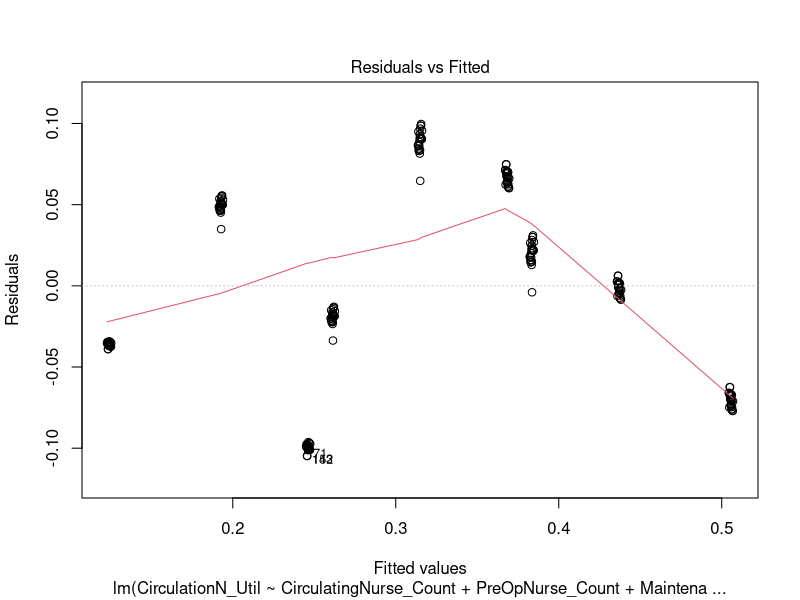
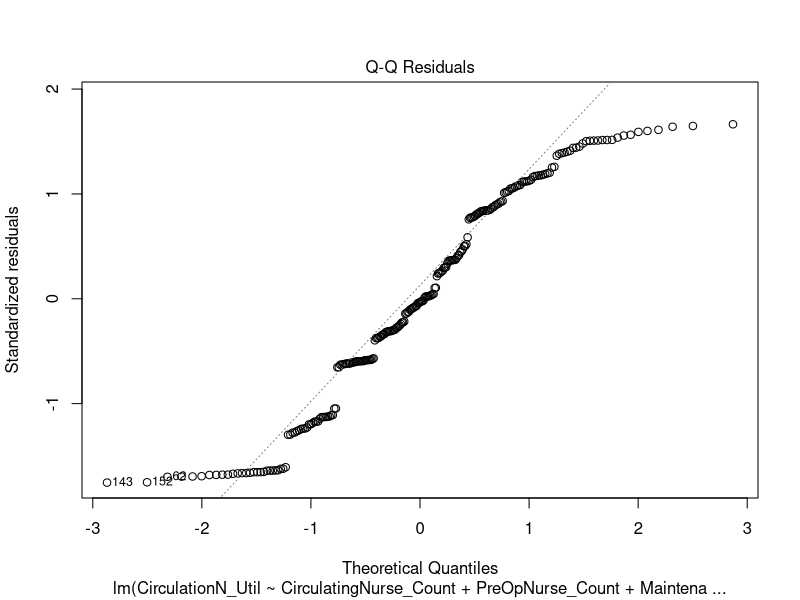
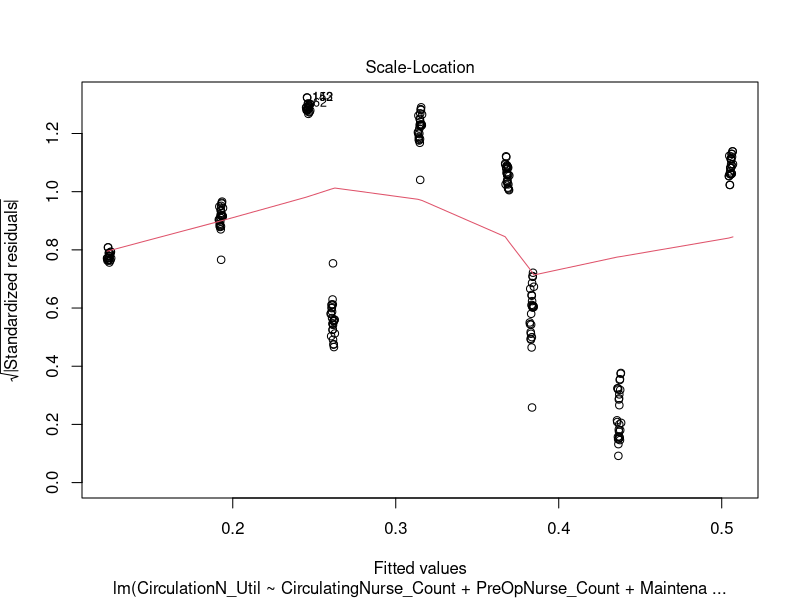
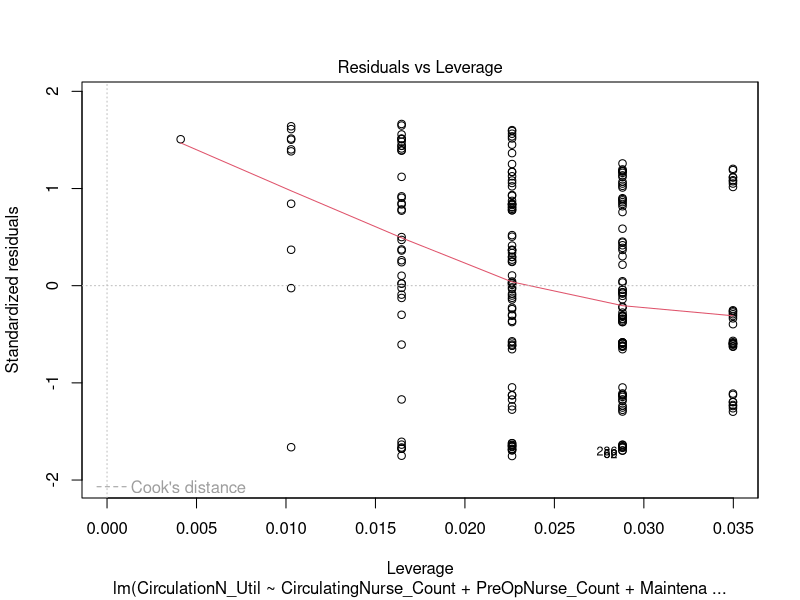
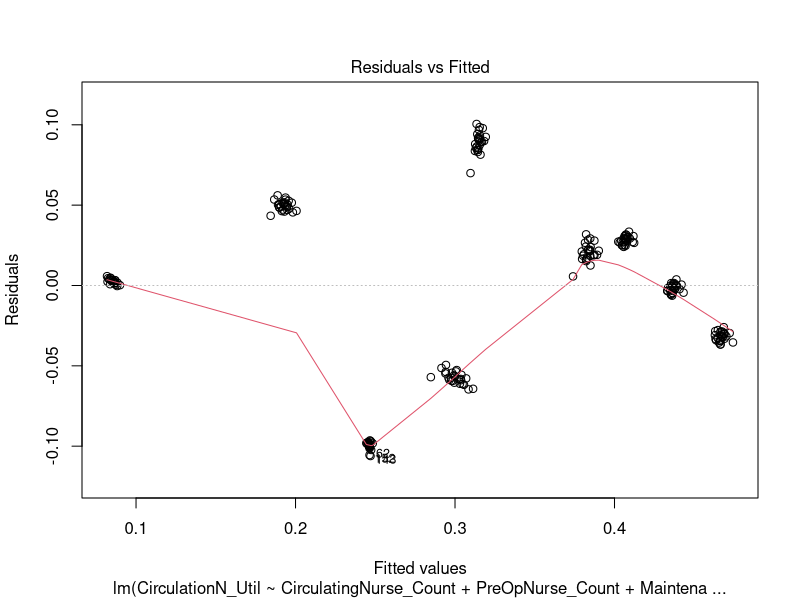
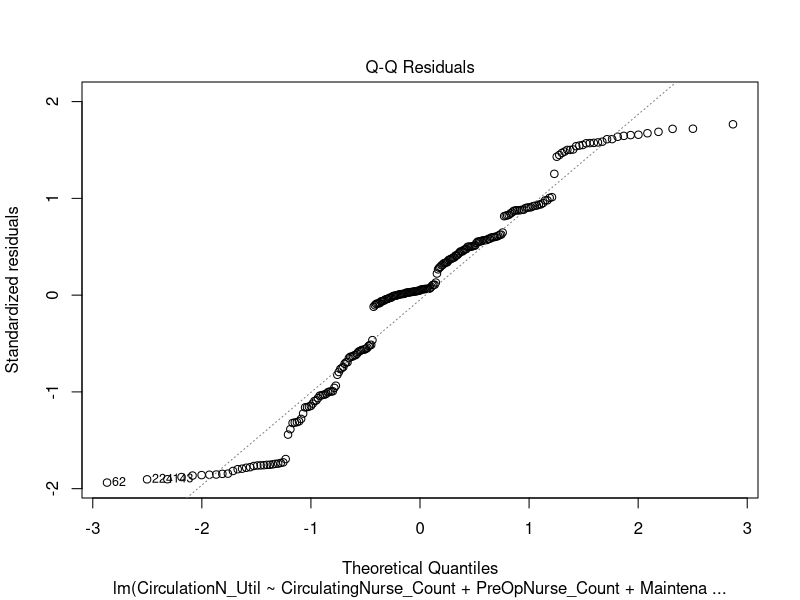
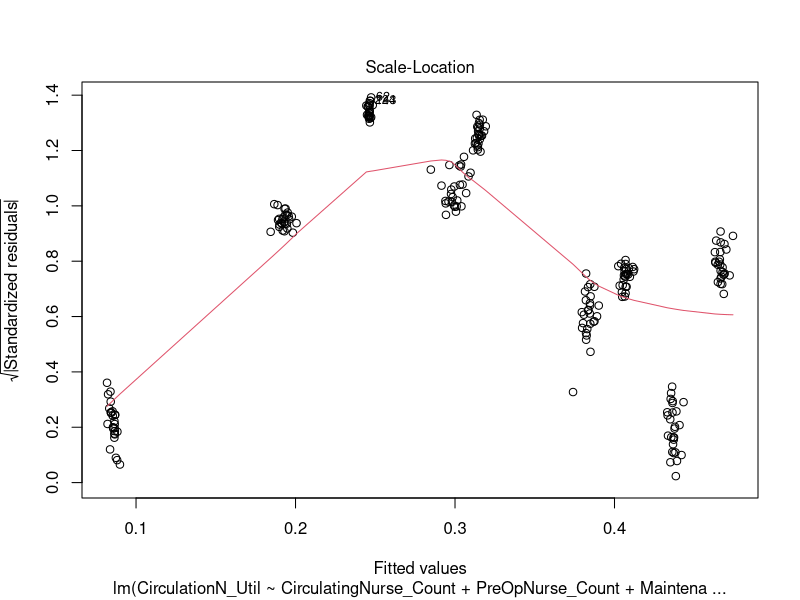
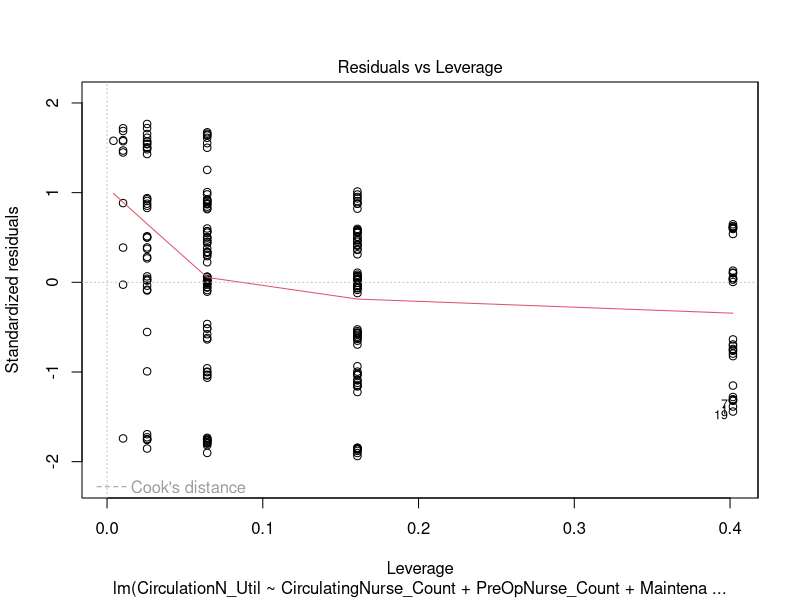

Generate these figures, in order, with R:
#Circulation util ----
regressionData <- read.csv("RegressionData_Master.csv")
lm.circulateUtil <- lm(CirculationN_Util ~ CirculatingNurse_Count + PreOpNurse_Count +
                         MaintenanceGroup_Count + ScrubNurse_Count + PACUNurse_Count,
                       data = regressionData); summary(lm.circulateUtil)
plot(lm.circulateUtil)
coefficients(lm.circulateUtil)

lm.circulateUtil2 <- lm(CirculationN_Util ~ CirculatingNurse_Count + PreOpNurse_Count + MaintenanceGroup_Count + 
                          ScrubNurse_Count + PACUNurse_Count +
                          CirculatingNurse_Count*PreOpNurse_Count + 
                          CirculatingNurse_Count*PreOpNurse_Count*ScrubNurse_Count+
                          CirculatingNurse_Count*PreOpNurse_Count*ScrubNurse_Count*MaintenanceGroup_Count+
                          CirculatingNurse_Count*PreOpNurse_Count*ScrubNurse_Count*MaintenanceGroup_Count*PACUNurse_Count+
                          PreOpNurse_Count*MaintenanceGroup_Count+
                          PreOpNurse_Count*MaintenanceGroup_Count*ScrubNurse_Count+
                          PreOpNurse_Count*MaintenanceGroup_Count*ScrubNurse_Count*PACUNurse_Count+
                          MaintenanceGroup_Count*ScrubNurse_Count+
                          MaintenanceGroup_Count*ScrubNurse_Count*PACUNurse_Count+
                          ScrubNurse_Count*PACUNurse_Count,
                       data = regressionData); summary(lm.circulateUtil2)
plot(lm.circulateUtil2)
coefficients(lm.circulateUtil2)
anova(lm.circulateUtil2)

lm.circulateUtil_log <- lm(log1p(CirculationN_Util) ~ log1p(CirculatingNurse_Count) + log1p(PreOpNurse_Count) +
                             log1p(MaintenanceGroup_Count) + log1p(ScrubNurse_Count) + log1p(PACUNurse_Count),
                       data = regressionData); summary(lm.circulateUtil)
plot(lm.circulateUtil_log)

#Earnings ----
lm.earnings <- lm(Earnings ~ CirculatingNurse_Count + PreOpNurse_Count + MaintenanceGroup_Count + 
                         ScrubNurse_Count + PACUNurse_Count +
                         CirculatingNurse_Count*PreOpNurse_Count + 
                         CirculatingNurse_Count*PreOpNurse_Count*ScrubNurse_Count+
                         CirculatingNurse_Count*PreOpNurse_Count*ScrubNurse_Count*MaintenanceGroup_Count+
                         CirculatingNurse_Count*PreOpNurse_Count*ScrubNurse_Count*MaintenanceGroup_Count*PACUNurse_Count+
                         PreOpNurse_Count*MaintenanceGroup_Count+
                         PreOpNurse_Count*MaintenanceGroup_Count*ScrubNurse_Count+
                         PreOpNurse_Count*MaintenanceGroup_Count*ScrubNurse_Count*PACUNurse_Count+
                         MaintenanceGroup_Count*ScrubNurse_Count+
                         MaintenanceGroup_Count*ScrubNurse_Count*PACUNurse_Count+
                         ScrubNurse_Count*PACUNurse_Count,
                       data = regressionData); summary(lm.earnings)
plot(lm.earnings)
coefficients(lm.earnings)
anova(lm.earnings)

regressionData2 <- regressionData[-c(240,161,213,3,6,9,12,15,18,21,24,27,30,33,36,39,42,45,48,51,54,55,56,57,58,59,60,61,62,63,64,65,66,67,68,69,70,71,72,73,74,75,76,77,78,79,80,81,84,87,90,93,96,99,102,105,108,111,114,117,120,123,126,129,132,135,136,137,138,139,140,141,142,143,144,145,146,147,148,149,150,151,152,153,154,155,156,157,158,159,160,162,165,168,171,174,177,180,183,186,189,192,195,198,201,204,207,210,216,217,218,219,220,221,222,223,224,225,226,227,228,229,230,231,232,233,234,235,236,237,238,239,241,242,243),]
lm.earnings2 <- lm(Earnings ~ CirculatingNurse_Count + PreOpNurse_Count + MaintenanceGroup_Count + 
                    ScrubNurse_Count + PACUNurse_Count +
                    CirculatingNurse_Count*PreOpNurse_Count + 
                    CirculatingNurse_Count*PreOpNurse_Count*ScrubNurse_Count+
                    CirculatingNurse_Count*PreOpNurse_Count*ScrubNurse_Count*MaintenanceGroup_Count+
                    CirculatingNurse_Count*PreOpNurse_Count*ScrubNurse_Count*MaintenanceGroup_Count*PACUNurse_Count+
                    PreOpNurse_Count*MaintenanceGroup_Count+
                    PreOpNurse_Count*MaintenanceGroup_Count*ScrubNurse_Count+
                    PreOpNurse_Count*MaintenanceGroup_Count*ScrubNurse_Count*PACUNurse_Count+
                    MaintenanceGroup_Count*ScrubNurse_Count+
                    MaintenanceGroup_Count*ScrubNurse_Count*PACUNurse_Count+
                    ScrubNurse_Count*PACUNurse_Count,
                  data = regressionData2); summary(lm.earnings2)
plot(lm.earnings2)
coefficients(lm.earnings2)
